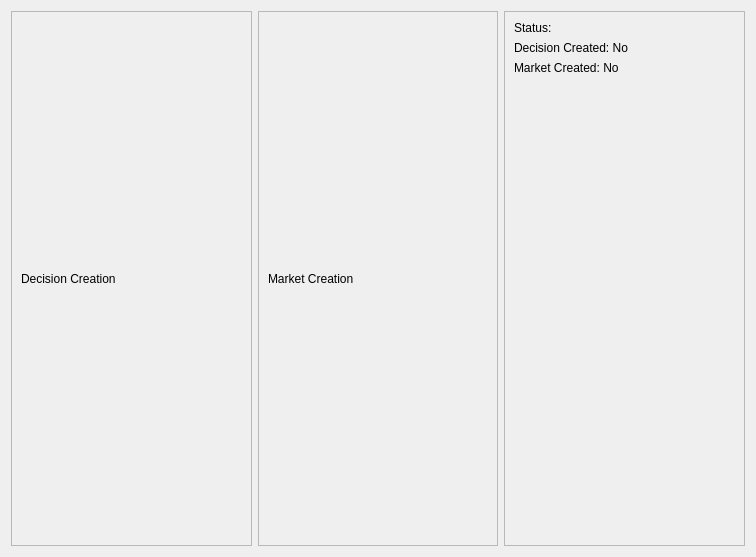
<?xml version="1.0" encoding="UTF-8"?>
<ui version="4.0">
 <class>ComboCreationWidget</class>
 <widget class="QWidget" name="ComboCreationWidget">
  <property name="geometry">
   <rect>
    <x>0</x>
    <y>0</y>
    <width>756</width>
    <height>557</height>
   </rect>
  </property>
  <property name="windowTitle">
   <string>Form</string>
  </property>
  <layout class="QHBoxLayout" name="horizontalLayout">
   <item>
    <widget class="QFrame" name="frame_decision">
     <property name="frameShape">
      <enum>QFrame::StyledPanel</enum>
     </property>
     <property name="frameShadow">
      <enum>QFrame::Raised</enum>
     </property>
     <layout class="QVBoxLayout" name="verticalLayout">
      <item>
       <widget class="QLabel" name="label_2">
        <property name="text">
         <string>Decision Creation</string>
        </property>
       </widget>
      </item>
     </layout>
    </widget>
   </item>
   <item>
    <widget class="QFrame" name="frame_market">
     <property name="frameShape">
      <enum>QFrame::StyledPanel</enum>
     </property>
     <property name="frameShadow">
      <enum>QFrame::Raised</enum>
     </property>
     <layout class="QVBoxLayout" name="verticalLayout_2">
      <item>
       <widget class="QLabel" name="label_3">
        <property name="text">
         <string>Market Creation</string>
        </property>
       </widget>
      </item>
     </layout>
    </widget>
   </item>
   <item>
    <widget class="QFrame" name="frame">
     <property name="frameShape">
      <enum>QFrame::StyledPanel</enum>
     </property>
     <property name="frameShadow">
      <enum>QFrame::Raised</enum>
     </property>
     <layout class="QVBoxLayout" name="verticalLayout_3">
      <item>
       <widget class="QLabel" name="label_4">
        <property name="text">
         <string>Status:</string>
        </property>
       </widget>
      </item>
      <item>
       <widget class="QLabel" name="label_5">
        <property name="text">
         <string>Decision Created: No</string>
        </property>
       </widget>
      </item>
      <item>
       <widget class="QLabel" name="label_6">
        <property name="text">
         <string>Market Created: No</string>
        </property>
       </widget>
      </item>
      <item>
       <spacer name="verticalSpacer">
        <property name="orientation">
         <enum>Qt::Vertical</enum>
        </property>
        <property name="sizeHint" stdset="0">
         <size>
          <width>20</width>
          <height>40</height>
         </size>
        </property>
       </spacer>
      </item>
     </layout>
    </widget>
   </item>
  </layout>
 </widget>
 <resources/>
 <connections/>
</ui>
